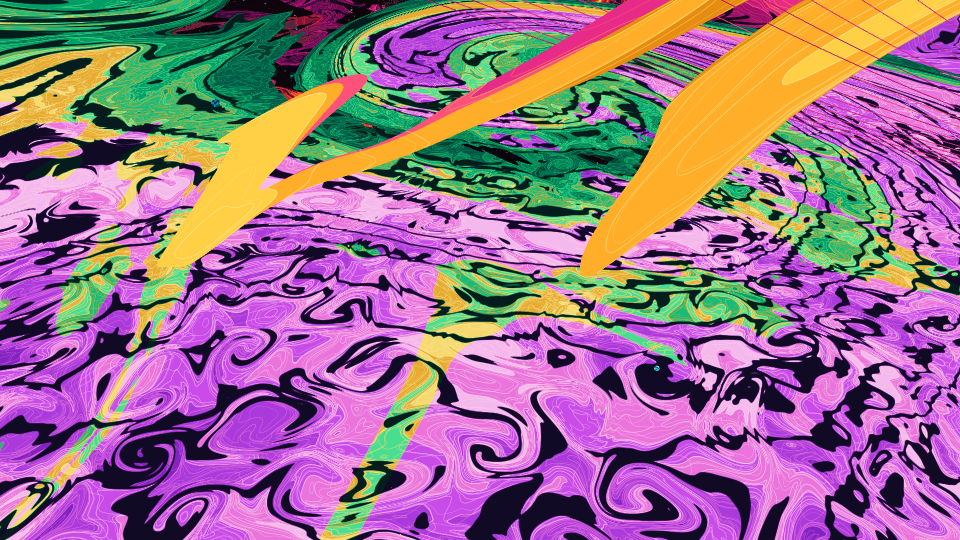
#> input picture output/playwright/phase42/s3-near-sheet.png, 1920 x 1080 px (shown at 1/2 size)
$ python detail.py
#> lines starting #> are read from the running program, lines starting #| are printed output that depends on the picture; after the words box and inside, x2 and y2 are one past the last pixel; in counts of white or black regions, pixels touching at a corner belong together
import json
from pathlib import Path
import numpy as np
from PIL import Image
folder=Path(__file__).parent
im=np.array(Image.open(folder/'s3-near-sheet.png').convert('RGB'),dtype=np.int16)
edge=np.max(np.abs(np.diff(im,axis=1)),axis=2)>=10
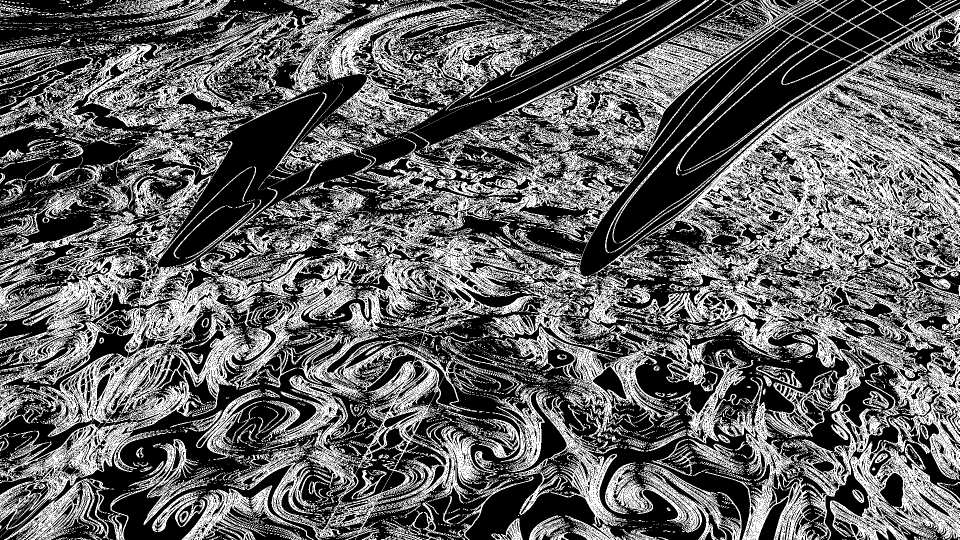
#> edge: shape (1080, 1919) bool (shown at 1/2 size); 38.1% white in thin lines or dots
lit=im[:,:,0].astype(float)*.2126+im[:,:,1]*.7152+im[:,:,2]*.0722>=25
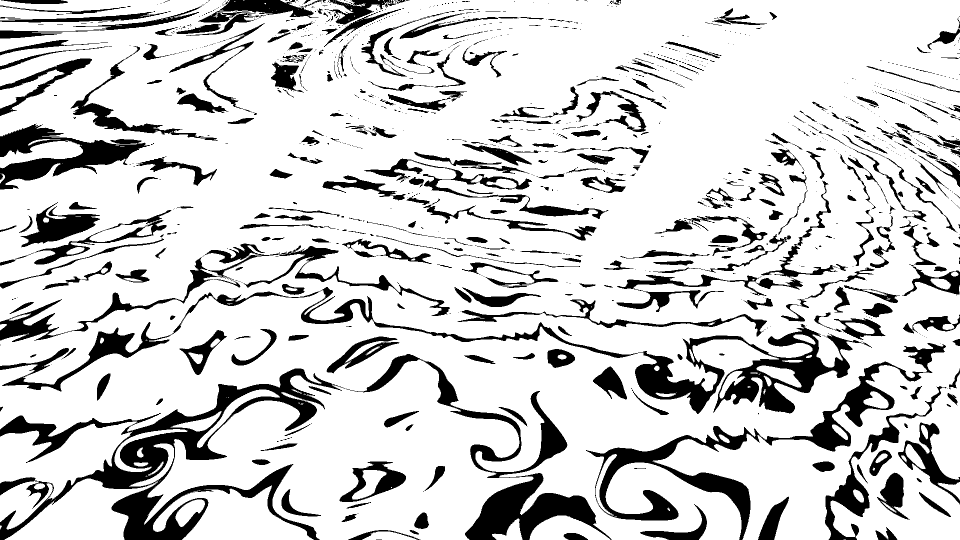
#> lit: shape (1080, 1920) bool (shown at 1/2 size); 81.6% white; 1383 black regions (994 under 20 px), largest, box (x1, y1, x2, y2) and area: (0, 737, 690, 1080) 49643, (0, 574, 1744, 828) 41967, (1172, 686, 1892, 1080) 28985
widths=[]
for row,dark in zip(edge,~lit[:,1:]):
    marks=np.r_[-1,np.where(row|dark)[0],im.shape[1]-1]
    widths.extend(np.diff(marks).tolist())
#> after the loop, widths = 1138616 items
rows=np.array(widths)
dwarf=np.array(Image.open(folder/'s3-dwarf.png').convert('RGB'))
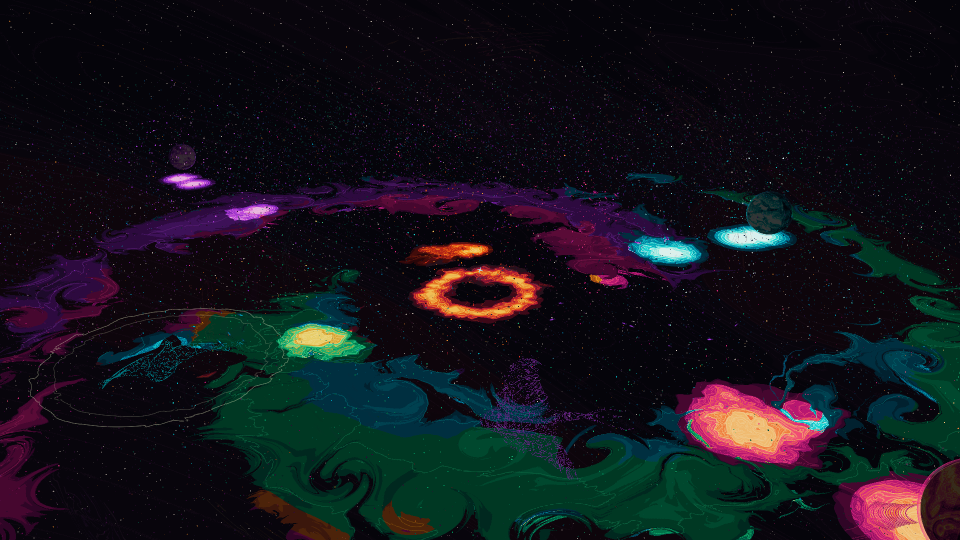
#> input picture output/playwright/phase42/s3-dwarf.png, 1920 x 1080 px (shown at 1/2 size)
near=dwarf[500:580,920:1000].astype(int)
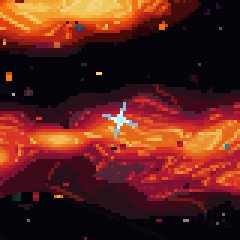
#> near: shape (80, 80, 3) int64 (shown 3 times larger); mean R, G, B 91.6, 35.6, 28.5
ice=(near[:,:,0]>135)&(near[:,:,1]>195)&(near[:,:,2]>195)
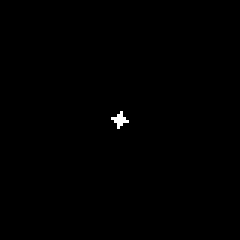
#> ice: shape (80, 80) bool (shown 3 times larger); 0.25% white in thin lines or dots, all inside (x1, y1, x2, y2) = (37, 37, 43, 43)
yy,xx=np.where(ice)
#> yy = [37, 38, 38, 39, 39, 39, 39, 39, 40, 40, 40, 40, 40, 41, 41, 42]; xx = [40, 39, 40, 37, 38, 39, 40, 41, 38, 39, 40, 41, 42, 39, 40, 39]
result={'width':im.shape[1],'height':im.shape[0],'flatRunMaxPixels':int(rows.max()),'flatRun99thPercentile':float(np.percentile(rows,99)),
        'dwarfBrightCoreAndRaysPixels':int(yy.max()-yy.min()+1) if len(yy) else 0}
#> result = {'width': 1920, 'height': 1080, 'flatRunMaxPixels': 173, 'flatRun99thPercentile': 16, 'dwarfBrightCoreAndRaysPixels': 6}
(folder/'s3-detail.json').write_text(json.dumps(result,indent=2))
print(result)
#| {'width': 1920, 'height': 1080, 'flatRunMaxPixels': 173, 'flatRun99thPercentile': 16.0, 'dwarfBrightCoreAndRaysPixels': 6}
